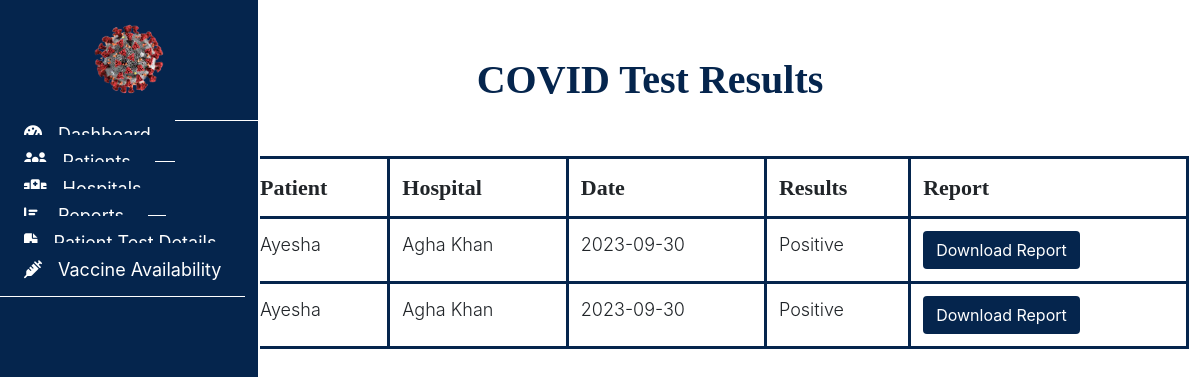
Before: /admin/crdetails.php (signed in) with the older database file.
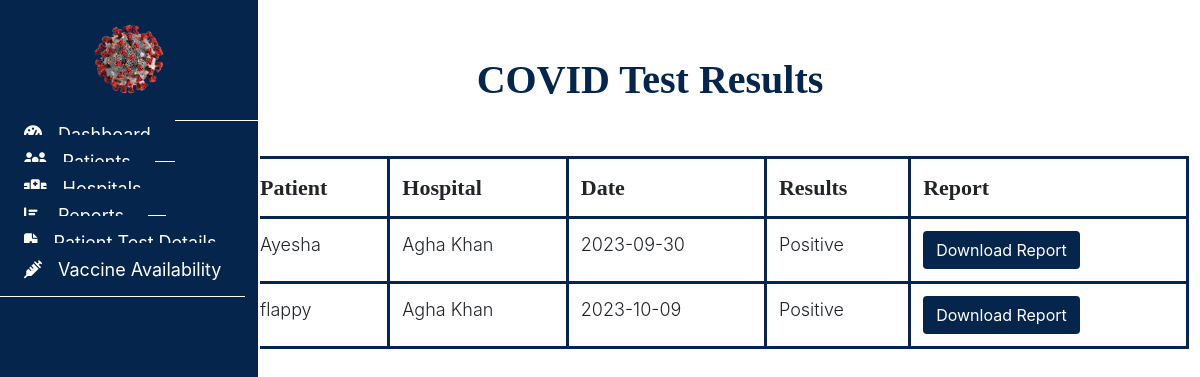
After: the same page with the newer database file.
### tables this page shows
CREATE TABLE `appointment` (
  `app_id` int(11) NOT NULL,
  `patient_id` int(11) DEFAULT NULL,
  `hospital_id` int(11) DEFAULT NULL,
  `app_date` date DEFAULT NULL,
  `status` int(11) DEFAULT NULL,
  `app_time` time DEFAULT NULL,
  `test_name` varchar(255) NOT NULL,
  `approval_status` enum('Pending','Approved','Rejected') DEFAULT 'Pending'
);

CREATE TABLE `patient` (
  `patient_id` int(11) NOT NULL,
  `patient_name` varchar(255) DEFAULT NULL,
  `address` varchar(255) DEFAULT NULL,
  `email` varchar(255) DEFAULT NULL,
  `password` varchar(255) DEFAULT NULL
);

CREATE TABLE `hospital` (
  `hospital_id` int(11) NOT NULL,
  `hospital_name` varchar(255) DEFAULT NULL,
  `location` varchar(255) DEFAULT NULL,
  `password` varchar(255) DEFAULT NULL,
  `status` int(11) NOT NULL,
  `approval_status` enum('Pending','Approved','Rejected') DEFAULT 'Pending'
);

### admin/crdetails.php (the view, shortened to what this page needs)
<?php
include("../connection.php");
?>
<!DOCTYPE html>
<html lang="en">
<head>
  <link rel="stylesheet" href="assets/style.css">
  <link rel="stylesheet" href="https://cdn.usebootstrap.com/bootstrap/3.3.7/css/bootstrap.min.css">
  <link rel="stylesheet"
    href="https://cdnjs.cloudflare.com/ajax/libs/material-design-iconic-font/2.2.0/css/material-design-iconic-font.min.css">
  <link rel="stylesheet" href="https://cdnjs.cloudflare.com/ajax/libs/font-awesome/6.4.0/css/all.min.css">
</head>
<body>
  <div id="sidebar">
    <header>
      <a href="#"><img src="../images/covidlogo.png" alt="" style="width:120px ; height:120px;padding: 20px;"></a>
    </header>
    <ul class="nav">
      <li>
        <a href="admin.php">
          <i class="fas fa-tachometer-alt"></i>Dashboard
        </a>
      </li>
      <li>
        <a href="patientrecord.php">
          <i class="fas fa-users"></i>Patients
        </a>
      </li>
      <li>
        <a href="hospitaldetails.php">
          <i class="fas fa-hospital"></i>Hospitals
        </a>
      </li>
      <li>
        <a href="crdetails.php">
          <i class="fas fa-chart-bar"></i>Reports
        </a>
      </li>
      <li>
        <a href="testdetails.php">
          <i class="fas fa-file-medical"></i>Patient Test Details
        </a>
      </li>
      <li>
        <a href="vaccine.php">
          <i class="fas fa-syringe"></i>Vaccine Availability
        </a>
      </li>
    </ul>
  </div>
  <nav class="navbar">
    <div class="container-fluid">
      <ul class="nav navbar-nav navbar-right">
        <li class="dropdown">
          <a href="#" class="dropdown-toggle" data-toggle="dropdown">
          </a>
        </li>
      </ul>
    </div>
  </nav>
  <div class="container-fluid" id="all-products">
    <h1 class="text-center">COVID Test Results</h1>
    <div class="container">
      <table class="table">
        <thead>
          <tr>
            <th>Patient</th>
            <th>Hospital</th>
            <th>Date</th>
            <th>Results</th>
            <th>Report</th>
          </tr>
        </thead>
        <tbody>
          <?php
          $query = "SELECT * FROM appointment";
          $result = mysqli_query($con, $query);
          while ($row = mysqli_fetch_assoc($result)) {
            $patient_id = $row['patient_id'];
            $hospital_id = $row['hospital_id'];
            $patient_query = "SELECT patient_name FROM patient WHERE patient_id = $patient_id";
            $patient_result = mysqli_query($con, $patient_query);
            $hospital_query = "SELECT hospital_name FROM hospital WHERE hospital_id = $hospital_id";
            $hospital_result = mysqli_query($con, $hospital_query);
            if ($patient_result && $hospital_result) {
              $patient_data = mysqli_fetch_assoc($patient_result);
              $hospital_data = mysqli_fetch_assoc($hospital_result);
              $patient_name = $patient_data['patient_name'];
              $hospital_name = $hospital_data['hospital_name'];
              ?>
              <tr>
                <td>
                  <?= $patient_name ?>
                </td>
                <td>
                  <?= $hospital_name ?>
                </td>
                <td>
                  <?= $row['app_date'] ?>
                </td>
                <td>
                  <?= $row['status'] == 1 ? 'Positive' : 'Negative' ?>
                </td>
                <td><a href="assets/report.xlsx" class='btn' style='background-color: #05254d;color:#ffff'>Download
                    Report</a></td>;
              </tr>
            <?php } else { ?>
              <tr>
                <td colspan="5">Error fetching data.</td>
              </tr>
            <?php }
          }
          ?>
        </tbody>
      </table>
    </div>
  </div>
</body>
</html>

Changed rows visible on the page:
removed appointment: patient.patient_name "Ayesha", hospital.hospital_name "Agha Khan", app_date "2023-09-30", status "Positive"
added appointment: patient.patient_name "flappy", hospital.hospital_name "Agha Khan", app_date "2023-10-09", status "Positive"
